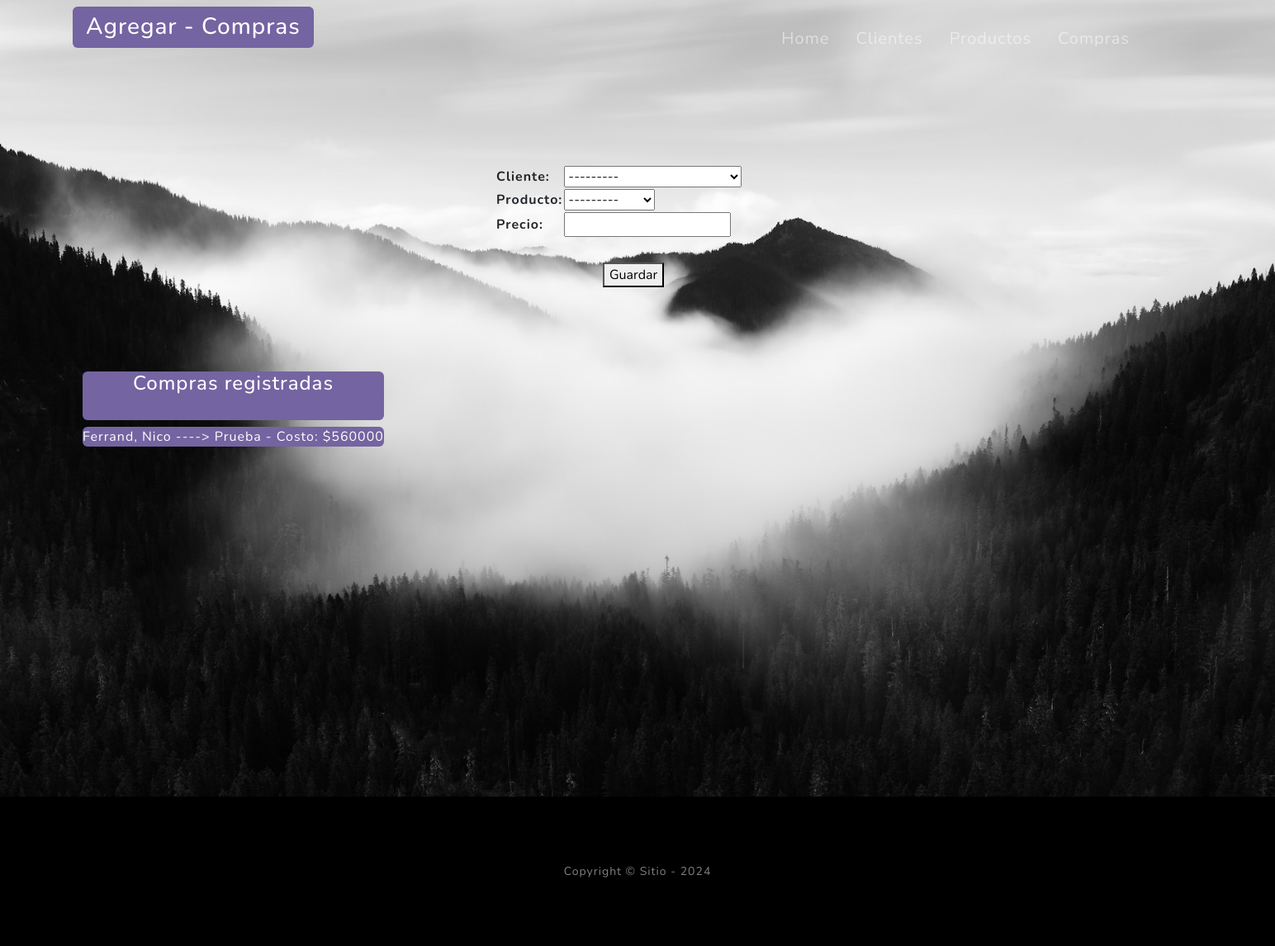
The app's page /compra/home/, older data.
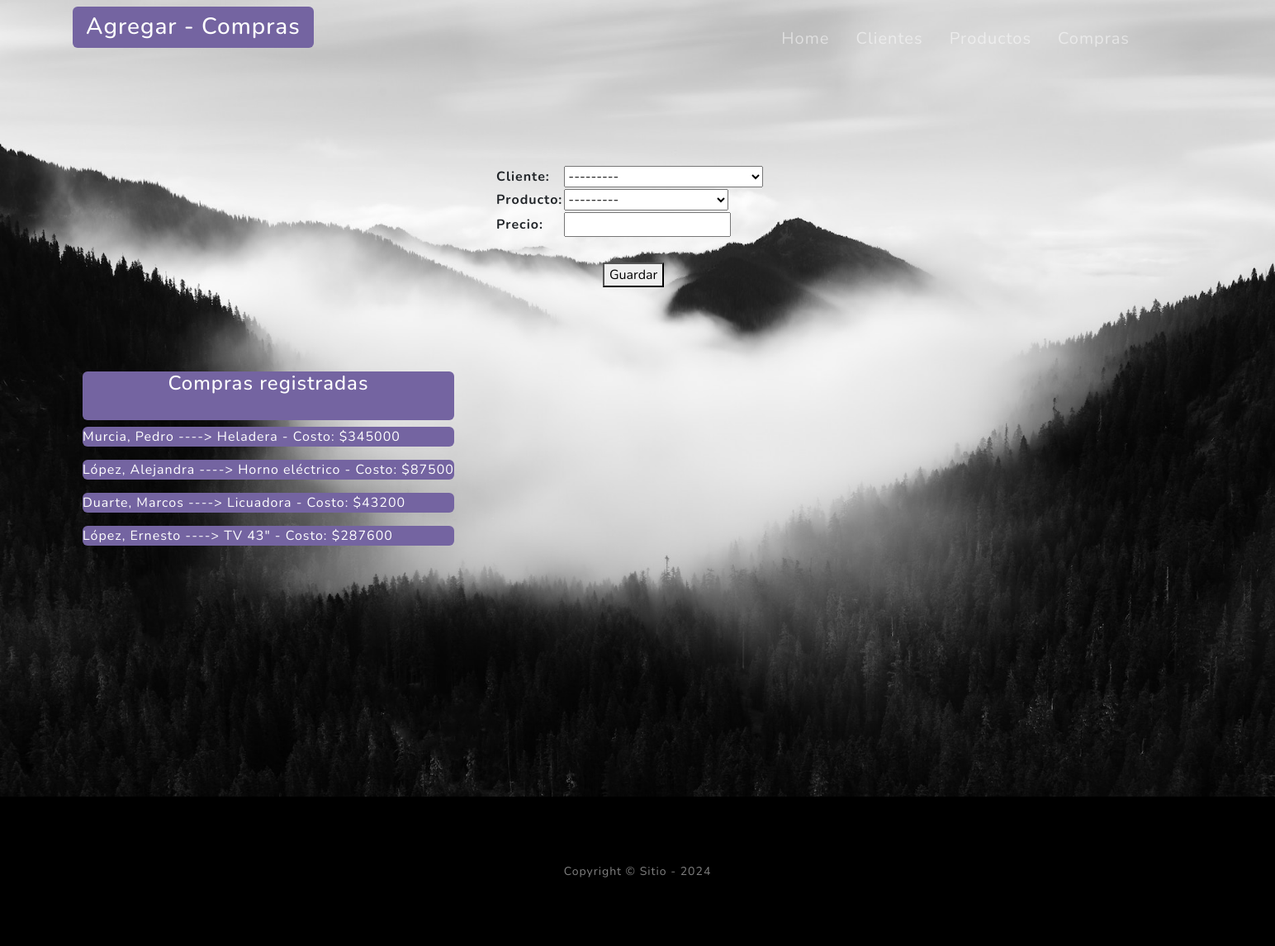
The same page, newer data.
### compra/models.py (models this page shows, shortened)
class Compra(models.Model):
    cliente = models.ForeignKey(Cliente, on_delete=models.SET_NULL, blank=True, null=True, verbose_name= "cliente")
    producto = models.ForeignKey(Producto, on_delete=models.SET_NULL, blank=True, null=True, verbose_name= "producto")
    precio = models.CharField(max_length=20)
    class Meta:
        verbose_name = "compra"
        verbose_name_plural = "compras"

### cliente/models.py (models this page shows)
class Cliente(models.Model):
    nombre = models.CharField(max_length=50)
    apellido = models.CharField(max_length=50)
    nacimiento = models.DateField(null=True)
    def __str__(self):
        return f"{self.apellido}, {self.nombre}, {self.nacimiento}"
    class Meta:
        verbose_name = "cliente"
        verbose_name_plural = "clientes"

### producto/models.py (models this page shows)
class Producto(models.Model):
    nombre = models.CharField(max_length=50)
    descripcion = models.CharField(max_length=20)
    def __str__(self):
        return f"{self.nombre}, {self.descripcion}"
    class Meta:
        verbose_name = "producto"
        verbose_name_plural = "productos"

### compra/views.py (the view)
# urls.py: path("home/", views.home, name="home"),
def home(request):
    if request.method == "POST":
        form = forms.CompraCategoriaForms(request.POST)
        if form.is_valid():
            form.save()
            return redirect("compra:home")
    else:
        form = forms.CompraCategoriaForms()
    consulta_compras = models.Compra.objects.all()
    return render (request,"compra/index.html", context={"form": form, "compras": consulta_compras})

### compra/forms.py
class CompraCategoriaForms(forms.ModelForm):
    class Meta:
        model = models.Compra
        fields = "__all__"
        widgets = {
            "precio": forms.TextInput(attrs={"class":"form-comtrol}"}),
        }

### compra/templates/compra/index.html (shortened to what this page needs)
{% extends 'core/base.html' %}
{%  block titulo %}
    {% include 'core/components/titles.html' with titulo="Agregar - Compras" %}
{% endblock titulo %}
{% block contenido %}
    <form style="position: absolute; padding: 200px 600px;" action="{% url 'compra:home' %}" method="post">
        <table>
            {{form.as_table}}
        </table>
        <div style="padding: 30px 130px;">
            <button type="submit">Guardar</button>
        </div>
    </form>
    <div style="position: absolute; margin: 450px 100px;">
        <h4 style="padding-bottom: 30px; text-align: center;" class="text-white bg-secondary rounded"> Compras registradas </h4>
        {% for compra in compras %}
            <p class="text-white bg-secondary rounded">{{compra.cliente.apellido}}, {{compra.cliente.nombre}} ----> {{compra.producto.nombre}} - Costo: {{compra.precio}}</p>
        {% endfor %}
    </div>
{% endblock contenido %}

Row changes from the older to the newer data that the page shows:
removed Compra: cliente.apellido "Ferrand", cliente.nombre "Nico", producto.nombre "Prueba", precio "$560000"
added Compra: cliente.apellido "Murcia", cliente.nombre "Pedro", producto.nombre "Heladera", precio "$345000"
added Compra: cliente.apellido "López", cliente.nombre "Alejandra", producto.nombre "Horno eléctrico", precio "$87500"
added Compra: cliente.apellido "Duarte", cliente.nombre "Marcos", producto.nombre "Licuadora", precio "$43200"
added Compra: cliente.apellido "López", cliente.nombre "Ernesto", producto.nombre "TV 43\"", precio "$287600"
